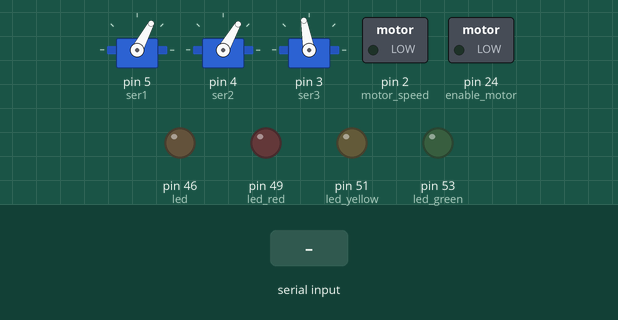
Simulated run of this sketch. Board: Arduino Mega 2560, built with avr-gcc and run on an emulated ATmega2560. Shown: 3 × servo, switched loads named in the sketch (green lamp = pin HIGH), output pins drawn as LEDs (lit = HIGH). The test bench sets the inputs (shaded band). Pins used as bus, display or sensor lines are not drawn; what the sketch prints to the serial monitor is not drawn.

Above: at 3.2 s.
3.3 s: "f" received over Serial
At 3.46 s:
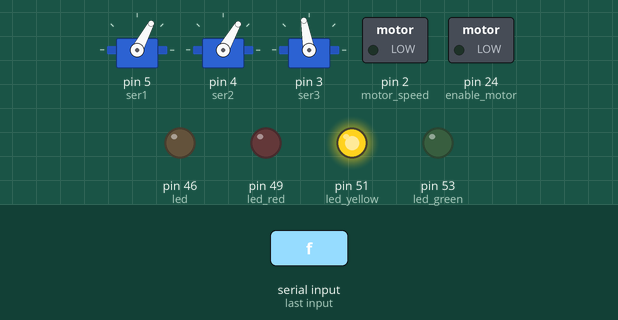
5.1 s: "c" received over Serial
At 5.7 s:
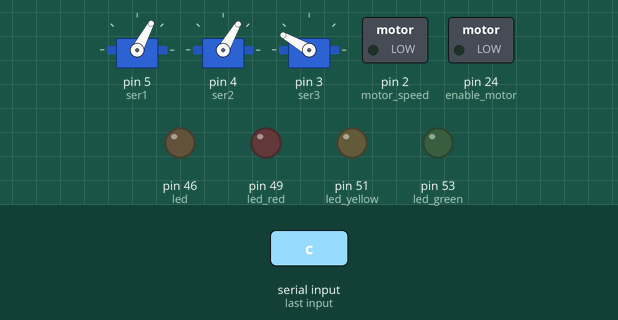
At 9.2 s:
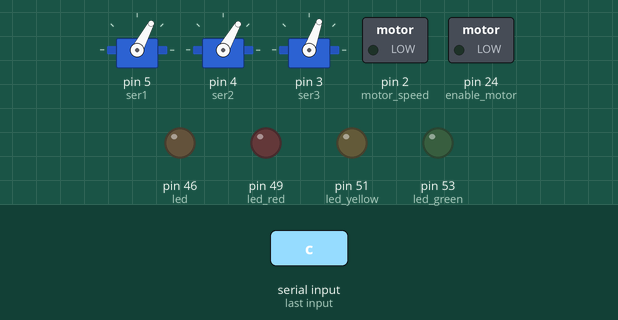
Timing chart, 0 to 13.1 s (numbered marks = the images above; inputs shaded):
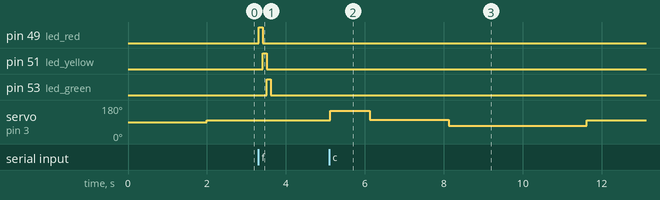

The sketch:

Hardware_Test_for_GUI.ino
```cpp
//Bismillahirrohmanirrohim MPS SORTING BASED ARDUINO

/*Program for Hardware Test
  Trainer MPS Sorting Based Arduino
  Mechatronics Engineering 2nd Generation
  Vocational High School 2 Bojonegoro
*/

#include<Servo.h>
Servo ser1, ser2, ser3;

char masuk = 0;
int freq = 0;
int warna = 0;

void setup() {
  Serial.begin(9600);
  pinMode(30, INPUT);//ir stack
  pinMode(32, INPUT);//ir check
  pinMode(34, INPUT);//ir slider
  pinMode(36, INPUT);//ir slider
  pinMode(38, INPUT);//ir slider

  pinMode(52, INPUT_PULLUP);//button
  pinMode(50, INPUT);//proximity

  pinMode(3, OUTPUT);//servo stack
  pinMode(5, OUTPUT);//servo 1
  pinMode(4, OUTPUT);//servo 2
  pinMode(24, OUTPUT);//enable motor
  pinMode(2, OUTPUT);//motor speed

  pinMode(49, OUTPUT);//led red
  pinMode(51, OUTPUT);//led yellow
  pinMode(53, OUTPUT);//led green

  pinMode(40, INPUT);//sensor out
  pinMode(25, OUTPUT);//s0
  pinMode(48, OUTPUT);//s1
  pinMode(42, OUTPUT);//s2
  pinMode(44, OUTPUT);//s3
  pinMode(46, OUTPUT);//led

  Serial.println("Welcome !");
  delay(2000);
  ser1.attach(5);
  ser2.attach(4);
  ser3.attach(3);
  ser1.write(62);
  ser2.write(60);
  digitalWrite(25, HIGH);
  digitalWrite(48, LOW);
  digitalWrite(46, LOW);
}

void loop() {
  if (Serial.available() > 0) {
    masuk = Serial.read();

    if (masuk == 'a') { //ir
      int ir1 = digitalRead(30);
      Serial.print(ir1);
      int ir2 = digitalRead(32);
      Serial.print(ir2);
      int ir3 = digitalRead(34);
      Serial.print(ir3);
      int ir4 = digitalRead(36);
      Serial.print(ir4);
      int ir5 = digitalRead(38);
      Serial.println(ir5);
      delay(50);
    }
    if (masuk == 'b') { //prox button
      int prox = digitalRead(50);
      Serial.print(prox);
      int button = digitalRead(52);
      Serial.println(button);
      delay(50);
    }
    if (masuk == 'c') { //servo stack
      ser3.write(150);
      delay(1000);
      ser3.write(102);
      delay(2000);
      ser3.write(70);
      delay(3500);
      ser3.write(100);
      delay(1000);
    }
    if (masuk == 'd') { //servo slider
      ser1.write(9);
      ser2.write(3);
      delay(1000);
      ser1.write(62);
      ser2.write(60);
      delay(1000);
    }
    if (masuk == 'e') { //conveyor
      digitalWrite(24, HIGH);
      analogWrite(2, 80);
      delay(3000);
      digitalWrite(24, LOW);
      analogWrite(2, 0);
      delay(3000);
    }
    if (masuk == 'f') { //led
      digitalWrite(53, LOW);
      digitalWrite(49, HIGH);
      delay(100);
      digitalWrite(49, LOW);
      digitalWrite(51, HIGH);
      delay(100);
      digitalWrite(51, LOW);
      digitalWrite(53, HIGH);
      delay(100);
    }
    if (masuk == 'g') { //color sensor
      digitalWrite(46, HIGH);
      digitalWrite(42, LOW);
      digitalWrite(44, LOW);
      freq = pulseIn(40, LOW);
      int R = freq;
      delay(50);
      digitalWrite(42, HIGH);
      digitalWrite(44, HIGH);
      freq = pulseIn(40, LOW);
      int G = freq;
      delay(50);
      digitalWrite(42, LOW);
      digitalWrite(44, HIGH);
      freq = pulseIn(40, LOW);
      int B = freq;
      delay(50);
      digitalWrite(46, LOW);

      if (R < B && B < G) {
        Serial.println('1');
      }
      if (G < B && B < R) {
        Serial.println('2');
      }
      if (B < G && G < R && B < 200) {
        Serial.println('3');
      }
      if (R > 200 && G > 200 && B > 200) {
        Serial.println('4');
      }
      delay(50);
    }
  }
  else {
    Serial.println("Sistem Standby");
    digitalWrite(24, LOW);
    analogWrite(2, 0);
    ser1.write(62);
    ser2.write(60);
    ser3.write(100);
    digitalWrite(49, LOW);
    digitalWrite(51, LOW);
    digitalWrite(53, LOW);
    delay(50);
  }
}
```

Measured:
- after the input at 3.3 s, pin 49 (led_red): LOW → HIGH at once, → LOW 0.10 s later; pin 51 (led_yellow): LOW → HIGH after 0.11 s, → LOW 0.10 s later; pin 53 (led_green): LOW → HIGH after 0.21 s, → LOW 0.10 s later
- after the input at 5.1 s, servo on pin 3 (ser3): 100° → 150° at once, → 102° 1.0 s later, → 70° 2.0 s later, → 100° 3.5 s later
